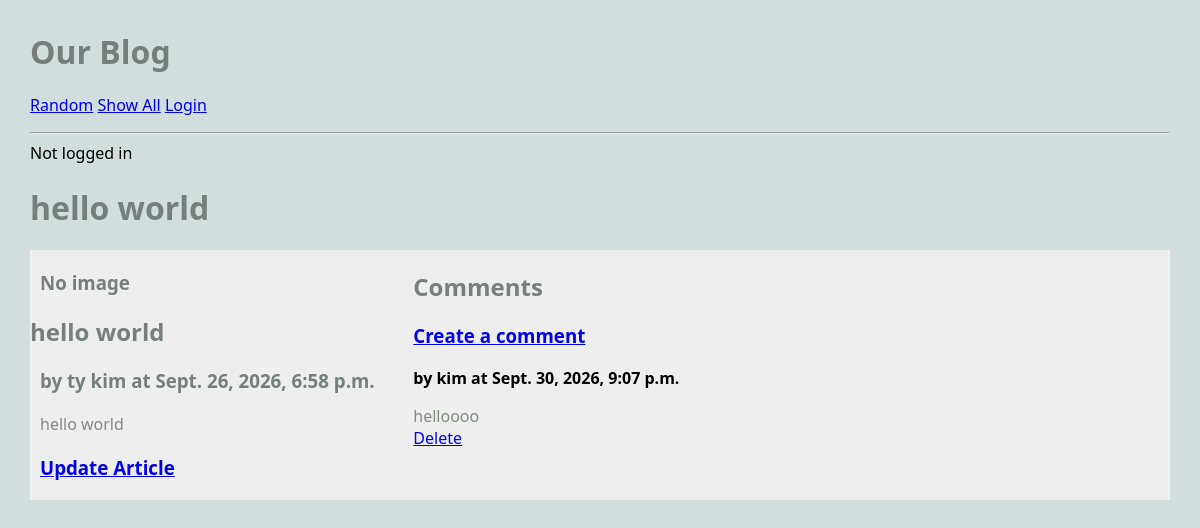
The page /blog/article/1 on the database as committed earlier.
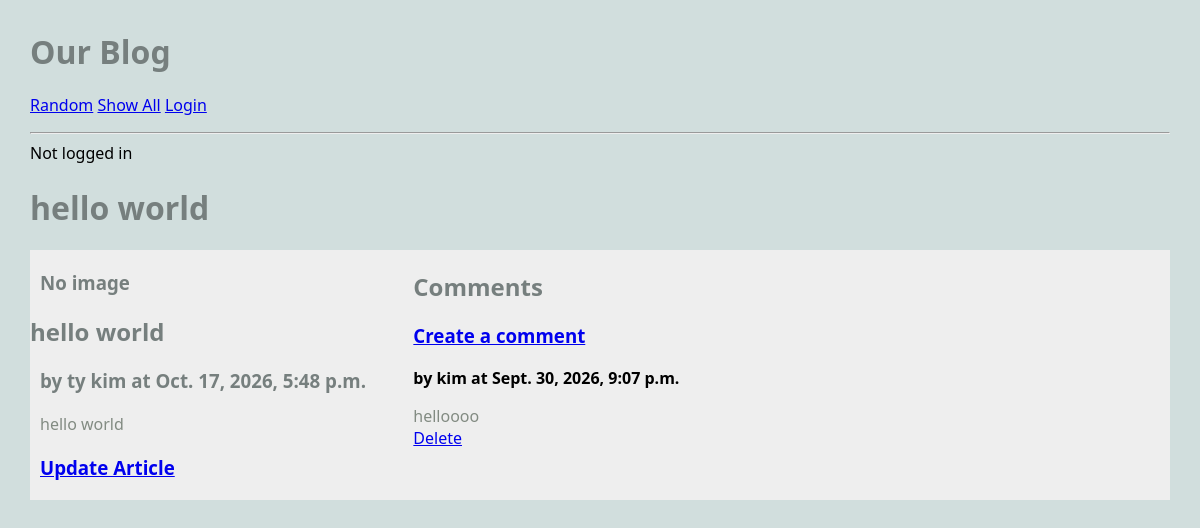
The same page on the database as committed later.
### blog/models.py (models this page shows, shortened)
class Article(models.Model):
    title = models.TextField(blank=True)
    author = models.TextField(blank=True)
    text = models.TextField(blank=True)
    published = models.DateTimeField(auto_now=True)
    image_file = models.ImageField(blank=True)
    user = models.ForeignKey(User, on_delete=models.CASCADE)
    def get_all_comments(self):
        comments = Comment.objects.filter(article=self)
        return comments

### blog/views.py (the view)
# urls.py: path('article/<int:pk>', ArticleView.as_view(), name="article"),
class ArticleView(DetailView):
    model = Article
    template_name = "blog/article.html"
    context_object_name = "article"

### blog/models.py (called while the page is built)
    def __str__(self):
        return f'{self.text}'

### blog/templates/blog/article.html
{% extends 'blog/base.html' %}
{% block content %}
<h1>{{ article.title }}</h1>
<main class="grid-container">
    <article>
        {% if article.image_file %}
        <img src="{{ article.image_file.url }}">
        {% else %}
        <h3>No image</h3>
        {% endif %}
        <div>
            <h2>{{ article.title }}</h2>
            <h3>by {{ article.author }} at {{ article.published }}</h3>
            <p>
                {{ article.text }}
            </p>
            <h3>
                <a href="{% url 'update_article' article.pk %}">Update Article</a>
            </h3>
        </div>
    </article>
    <div>
        <h2>Comments</h2>
        <h3>
            <a href="{% url 'create_comment' article.pk %}">Create a comment</a>
        </h3>
            {% for comment in article.get_all_comments %}
            <div>
                <strong>by {{ comment.author }} at {{ comment.published }}</strong>
                <p>
                    {{ comment.text }}
                    <br>
                    <a href="{% url 'delete_comment' comment.pk %}">Delete</a>
                </p>
            </div>
            {% endfor %}
    </div>
</main>
{% endblock %}

Rows that differ between the two databases and show on the page:
changed Article "hello world": published "Sept. 26, 2026, 6:58 p.m." → "Oct. 17, 2026, 5:48 p.m."
